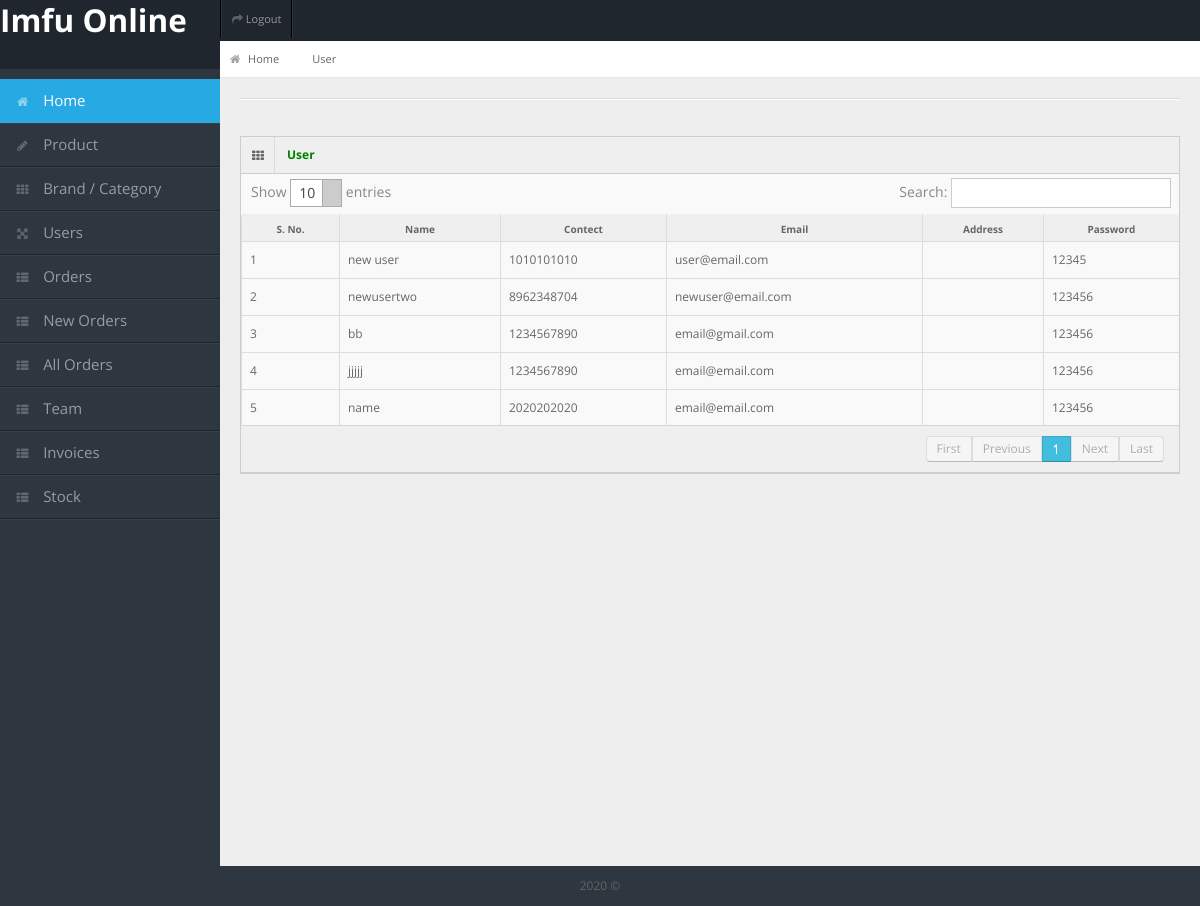
Page /imfu_onlin/user/ (signed in) on the committed database.
### imfu_online/models.py (models this page shows, shortened)
class AppUser(models.Model):
    name = models.CharField(max_length=100)
    contect = models.PositiveIntegerField()
    email = models.EmailField()
    password = models.CharField(max_length=20)

### imfu_online/views.py (the view)
# urls.py: path('user/',views.user,name="user"),
@login_required
def user(request):
    userdata = models.AppUser.objects.all()
    return render(request,'imfu_online/user.html',context={'users':userdata})

### templates/imfu_online/user.html (shortened to what this page needs)
{% extends 'base.html' %}
{% load static %}
{% block body_block %}
    {% include 'nav.html' %}
    {% include 'side.html' %}
    <div id="content">
        <div id="content-header">
          <div id="breadcrumb"> <a href="{% url 'imfu_online:home' %}" title="Go to Home" class="tip-bottom"><i class="icon-home"></i> Home</a> <a href="#" class="tip-bottom">User</a></div>
        </div>
        <div class="container-fluid">
          <hr>
          <div class="row-fluid">
            <div class="span12">
              <div class="widget-box">
                <div class="widget-title"> <span class="icon"><i class="icon-th"></i></span>
                  <h5><a style="color:green;" href="">User</a></h5>
                </div>
                <div class="widget-content nopadding">
                  <table class="table table-bordered data-table">
                    <thead>
                      <tr>
                        <th>S. No.</th>
                        <th>Name</th>
                        <th>Contect</th>
                        <th>Email</th>
                        <th>Address</th>
                        <th>Password</th>
                      </tr>
                    </thead>
                    <tbody>
                      {% for user in users %}
                      <tr class="gradeA">
                        <td>{{ forloop.counter }}</td>
                        <td>{{ user.name }}</td>
                        <td>{{ user.contect }}</td>
                        <td>{{ user.email }}</td>
                        <td>{{ user.address }}</td>
                        <td>{{ user.password }}</td>
                      </tr>
                      {% endfor %}
                    </tbody>
                  </table>
                </div>
              </div>
            </div>
          </div>
        </div>
      </div>
      <div class="row-fluid">
        <div id="footer" class="span12"> 2020 &copy; <a href=""></a> </div>
      </div>
{% endblock %}

### static/css/matrix-style.css (style rules this page uses)
* { outline:none !important; -moz-outline: none !important; }
html, body { height:100% }
body { overflow-x: hidden; margin-top: -10px; font-family: 'Open Sans', sans-serif; font-size:12px; color:#666; }
a { color:#fff; }
select, textarea, input[type="text"], input[type="password"], input[type="datetime"], input[type="datetime-local"], input[type="date"], input[type="month"], input[type="time"], input[type="week"], input[type="number"], input[type="email"], input[type="url"], input[type="search"], input[type="tel"], input[type="color"], .uneditable-input, .label, .dropdown-menu, .btn, .well, .progress, .table-bordered, .btn-group > .btn:first-child, .btn-group > .btn:last-child, .btn-group > .btn:last-child, .btn-group > .dropdown-toggle, .alert { border-radius:0px; }
#footer { padding:10px; text-align:center; }
hr { border-top-color:#dadada; }
#content { background: none repeat scroll 0 0 #eeeeee; margin-left: 220px; margin-right: 0; padding-bottom: 25px; position: relative; min-height:100%; width: auto; }
#content-header { position: abslute; width: 100%; margin-top: -38px; z-index: 20; }
#breadcrumb { background-color: #fff; border-bottom: 1px solid #e3ebed; }
#breadcrumb a { padding: 8px 20px 8px 10px; display: inline-block; background-image: url('../img/breadcrumb.png'); background-position: center right; background-repeat: no-repeat; font-size: 11px; color: #666666; }
#breadcrumb a:last-child { background-image:none; }
#breadcrumb a i { margin-right: 5px; opacity: .6; }
.stat-boxes .peity_bar_good, .stat-boxes .peity_line_good, { color: #459D1C; }
.widget-box { background: none repeat scroll 0 0 #F9F9F9; border-left: 1px solid #CDCDCD; border-top: 1px solid #CDCDCD; border-right: 1px solid #CDCDCD; clear: both; margin-top: 16px; margin-bottom: 16px; position: relative; }
.widget-title, .modal-header, .table th, div.dataTables_wrapper .ui-widget-header { background:#efefef; border-bottom: 1px solid #CDCDCD; height: 36px; }
.widget-title span.icon { padding: 9px 10px 7px 11px; float: left; border-right:1px solid #dadada; }
.widget-title h5 { color: #666; float: left; font-size: 12px; font-weight: bold; padding: 12px; line-height: 12px; margin: 0; }
.widget-content { padding:15px; border-bottom: 1px solid #cdcdcd; }
.table th { height: auto; font-size: 10px; padding: 5px 10px 2px; border-bottom: 0; text-align: center; color: #666666; }
.nopadding { padding: 0 !important; }
.nopadding .table { margin-bottom: 0; }
.nopadding .table-bordered { border: 0; }

### static/css/matrix-media.css (style rules this page uses)
body { background:#2E363F; }

### rows in the picture
AppUser: name "new user", contect "1010101010", email "user@email.com", password "12345"
AppUser: name "newusertwo", contect "8962348704", email "newuser@email.com", password "123456"
AppUser: name "bb", contect "1234567890", email "email@gmail.com", password "123456"
AppUser: name "jjjjj", contect "1234567890", email "email@email.com", password "123456"
AppUser: name "name", contect "2020202020", email "email@email.com", password "123456"
